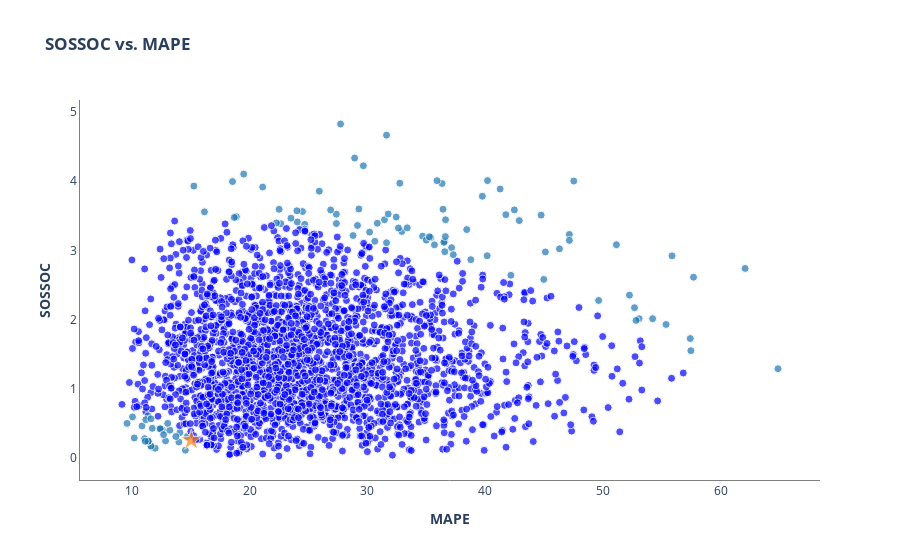

The notebook cell saved with this chart:
### Code cell
confidence = 0.95
selected_model_index, selected_sample_counter = bmmm.select_model(simulated_results, metric='MAPE_SOSSOC', alpha=1-confidence)
# selected_model_index = 1649
# selected_sample_counter = next((c for c, i in enumerate(simulated_results['ModelIndex']) if i == selected_model_index), None)
my_fig = bmmm.plot_model_stats(simulated_results, x='MAPE', y='SOSSOC', metric='MAPE_SOSSOC', selected_model_index=selected_model_index, alpha=1-confidence)

### Figure 1 — Plotly figure (JSON) as saved in the notebook; plotly's stock layout.template omitted (floating-point values rounded to 4 significant figures; data arrays with more than 128 entries replaced by an {"elided": "..."} marker saying what was removed)
{"data": [{"hovertext": {"elided": "2500 str values"}, "marker": {"color": {"elided": "2500 str values"}, "size": {"elided": "2500 int values"}, "symbol": {"elided": "2500 str values"}}, "mode": "markers", "type": "scatter", "x": {"elided": "2500 float values"}, "y": {"elided": "2500 float values"}}], "layout": {"autosize": true, "barmode": "group", "plot_bgcolor": "#ffffff", "showlegend": false, "title": {"text": "<b>SOSSOC vs. MAPE</b>"}, "uniformtext": {"minsize": 8, "mode": "hide"}, "xaxis": {"linecolor": "grey", "linewidth": 1, "showline": true, "title": {"text": "<b>MAPE</b>"}}, "yaxis": {"linecolor": "grey", "linewidth": 1, "showline": true, "title": {"text": "<b>SOSSOC</b>"}}}}
